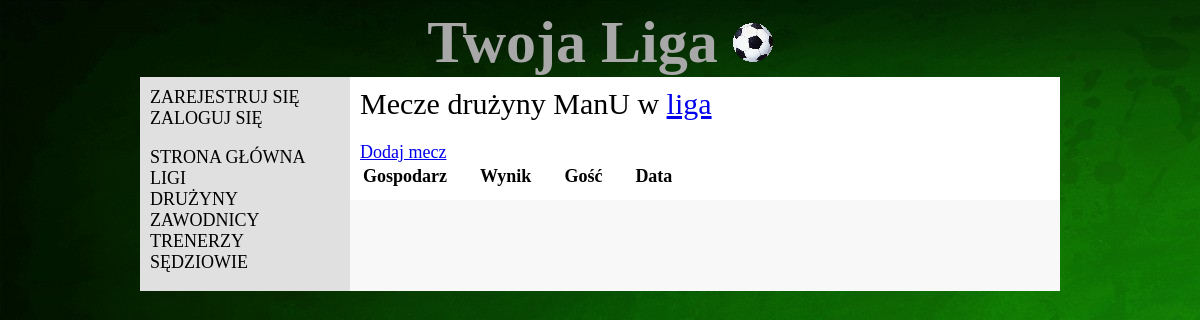
/matches/1/1/, run on an earlier commit of the app's database.
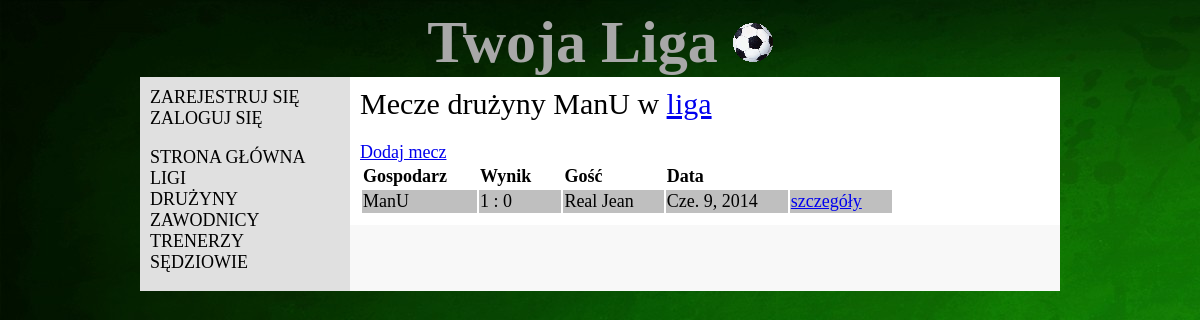
And on a later commit of the database.
### liga/models.py (models this page shows, shortened)
class Match(models.Model):
    homeTeam=models.ForeignKey(Team, related_name='homeTeam')
    guestTeam=models.ForeignKey(Team, related_name='guestTeam')
    homeGoals=models.IntegerField()
    guestGoals=models.IntegerField()
    date=models.DateField()
    league=models.ForeignKey(League)
    referee=models.ForeignKey(Referee)

class Team(models.Model):
    name=models.CharField(max_length=50)
    available= models.BooleanField()
    coach=models.ForeignKey(Coach)

### liga/views.py (the view)
# urls.py: url(r'^matches/(?P<t_id>\d+)/(?P<l_id>\d+)/', views.matches, name='matches'),
def matches(request, t_id, l_id):
    teamID = int(t_id)
    leagueID = int(l_id)
    if teamID>0 and leagueID>0:
        mecze = Match.objects.filter((Q(homeTeam__id=teamID) | Q(guestTeam=teamID)  )& Q(league__id=leagueID))
        team = Team.objects.get(id=teamID)
        league = League.objects.get(id=leagueID)
        return render_to_response('matches.html', RequestContext(request, {'mecze': mecze, 'team':team, 'league':league}))

### liga/templates/matches.html (shortened to what this page needs)
<!DOCTYPE html>
{% extends "base.html" %}
{% block content %}
    <div class="title">Mecze drużyny {{ team.name }} w <a href="{% url 'league' league.id %}">{{ league.name }}</a></div><br/>
    {% if league.finished == False %}
    <a href="{% url 'newmatch' team.id league.id%}">Dodaj mecz</a>
    {% endif %}
    <br>
    <table>
        <tr>
            <td><b>Gospodarz</b></td>
            <td><b>Wynik</b></td>
            <td><b>Gość</b></td>
            <td><b>Data</b></td>
        </tr>
        {% for mecz in mecze %}
            <tr>
                <td>{{ mecz.homeTeam.name }}</td>
                <td>{{ mecz.homeGoals }} : {{ mecz.guestGoals }}</td>
                <td>{{ mecz.guestTeam.name }}</td>
                <td>{{ mecz.date }}</td>
                <td><a href="{% url 'match' mecz.id %}">szczegóły</a> </td>
            </tr>
        {% endfor %}
    </table>
{% endblock %}

What changed in the data, as far as the page shows it:
added Match: homeTeam.name "ManU", homeGoals "1", guestGoals "0", guestTeam.name "Real Jean", date "Cze. 9, 2014"
